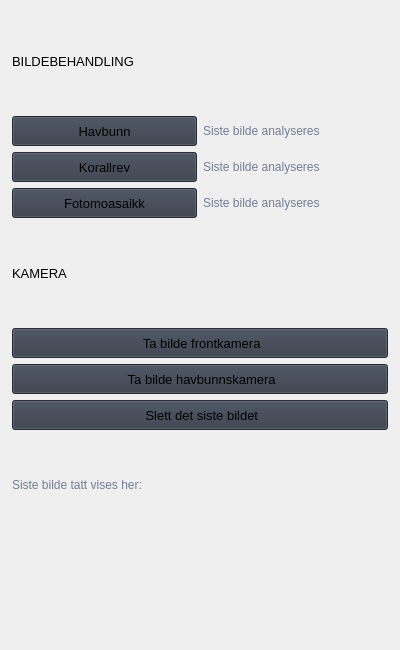
                               <widget class="QFrame" name="column3">
                                <property name="minimumSize">
                                 <size>
                                  <width>400</width>
                                  <height>650</height>
                                 </size>
                                </property>
                                <property name="maximumSize">
                                 <size>
                                  <width>350</width>
                                  <height>600</height>
                                 </size>
                                </property>
                                <property name="frameShape">
                                 <enum>QFrame::NoFrame</enum>
                                </property>
                                <property name="frameShadow">
                                 <enum>QFrame::Raised</enum>
                                </property>
                                <layout class="QVBoxLayout" name="verticalLayout_39">
                                 <property name="leftMargin">
                                  <number>12</number>
                                 </property>
                                 <property name="topMargin">
                                  <number>12</number>
                                 </property>
                                 <property name="rightMargin">
                                  <number>12</number>
                                 </property>
                                 <property name="bottomMargin">
                                  <number>12</number>
                                 </property>
                                 <item>
                                  <widget class="QLabel" name="bilde_title">
                                   <property name="font">
                                    <font>
                                     <family>Segoe UI</family>
                                     <pointsize>10</pointsize>
                                     <weight>50</weight>
                                     <italic>false</italic>
                                     <bold>false</bold>
                                    </font>
                                   </property>
                                   <property name="styleSheet">
                                    <string notr="true"/>
                                   </property>
                                   <property name="text">
                                    <string>BILDEBEHANDLING</string>
                                   </property>
                                  </widget>
                                 </item>
                                 <item>
                                  <widget class="QFrame" name="bilde_container">
                                   <property name="frameShape">
                                    <enum>QFrame::NoFrame</enum>
                                   </property>
                                   <property name="frameShadow">
                                    <enum>QFrame::Raised</enum>
                                   </property>
                                   <layout class="QGridLayout" name="gridLayout">
                                    <property name="leftMargin">
                                     <number>0</number>
                                    </property>
                                    <property name="topMargin">
                                     <number>0</number>
                                    </property>
                                    <property name="rightMargin">
                                     <number>0</number>
                                    </property>
                                    <property name="bottomMargin">
                                     <number>0</number>
                                    </property>
                                    <item row="1" column="0">
                                     <widget class="QPushButton" name="korallrev_btn">
                                      <property name="minimumSize">
                                       <size>
                                        <width>150</width>
                                        <height>30</height>
                                       </size>
                                      </property>
                                      <property name="font">
                                       <font>
                                        <family>Segoe UI</family>
                                        <pointsize>10</pointsize>
                                        <weight>50</weight>
                                        <italic>false</italic>
                                        <bold>false</bold>
                                       </font>
                                      </property>
                                      <property name="cursor">
                                       <cursorShape>PointingHandCursor</cursorShape>
                                      </property>
                                      <property name="styleSheet">
                                       <string notr="true">background-color: rgb(52, 59, 72);</string>
                                      </property>
                                      <property name="text">
                                       <string>Korallrev</string>
                                      </property>
                                     </widget>
                                    </item>
                                    <item row="1" column="1">
                                     <widget class="QLabel" name="bilde_label_3">
                                      <property name="styleSheet">
                                       <string notr="true">color: rgb(113, 126, 149);</string>
                                      </property>
                                      <property name="lineWidth">
                                       <number>1</number>
                                      </property>
                                      <property name="text">
                                       <string>Siste bilde analyseres</string>
                                      </property>
                                      <property name="alignment">
                                       <set>Qt::AlignLeading|Qt::AlignLeft|Qt::AlignVCenter</set>
                                      </property>
                                     </widget>
                                    </item>
                                    <item row="0" column="0">
                                     <widget class="QPushButton" name="havbunn_btn">
                                      <property name="minimumSize">
                                       <size>
                                        <width>150</width>
                                        <height>30</height>
                                       </size>
                                      </property>
                                      <property name="font">
                                       <font>
                                        <family>Segoe UI</family>
                                        <pointsize>10</pointsize>
                                        <weight>50</weight>
                                        <italic>false</italic>
                                        <bold>false</bold>
                                       </font>
                                      </property>
                                      <property name="cursor">
                                       <cursorShape>PointingHandCursor</cursorShape>
                                      </property>
                                      <property name="styleSheet">
                                       <string notr="true">background-color: rgb(52, 59, 72);</string>
                                      </property>
                                      <property name="text">
                                       <string>Havbunn</string>
                                      </property>
                                     </widget>
                                    </item>
                                    <item row="0" column="1">
                                     <widget class="QLabel" name="bilde_label">
                                      <property name="styleSheet">
                                       <string notr="true">color: rgb(113, 126, 149);</string>
                                      </property>
                                      <property name="lineWidth">
                                       <number>1</number>
                                      </property>
                                      <property name="text">
                                       <string>Siste bilde analyseres</string>
                                      </property>
                                      <property name="alignment">
                                       <set>Qt::AlignLeading|Qt::AlignLeft|Qt::AlignVCenter</set>
                                      </property>
                                     </widget>
                                    </item>
                                    <item row="2" column="0">
                                     <widget class="QPushButton" name="fotomoasaikk_btn">
                                      <property name="minimumSize">
                                       <size>
                                        <width>150</width>
                                        <height>30</height>
                                       </size>
                                      </property>
                                      <property name="font">
                                       <font>
                                        <family>Segoe UI</family>
                                        <pointsize>10</pointsize>
                                        <weight>50</weight>
                                        <italic>false</italic>
                                        <bold>false</bold>
                                       </font>
                                      </property>
                                      <property name="cursor">
                                       <cursorShape>PointingHandCursor</cursorShape>
                                      </property>
                                      <property name="styleSheet">
                                       <string notr="true">background-color: rgb(52, 59, 72);</string>
                                      </property>
                                      <property name="text">
                                       <string>Fotomoasaikk</string>
                                      </property>
                                     </widget>
                                    </item>
                                    <item row="2" column="1">
                                     <widget class="QLabel" name="bilde_label_2">
                                      <property name="styleSheet">
                                       <string notr="true">color: rgb(113, 126, 149);</string>
                                      </property>
                                      <property name="lineWidth">
                                       <number>1</number>
                                      </property>
                                      <property name="text">
                                       <string>Siste bilde analyseres</string>
                                      </property>
                                      <property name="alignment">
                                       <set>Qt::AlignLeading|Qt::AlignLeft|Qt::AlignVCenter</set>
                                      </property>
                                     </widget>
                                    </item>
                                   </layout>
                                  </widget>
                                 </item>
                                 <item>
                                  <widget class="QLabel" name="kamera_title">
                                   <property name="font">
                                    <font>
                                     <family>Segoe UI</family>
                                     <pointsize>10</pointsize>
                                     <weight>50</weight>
                                     <italic>false</italic>
                                     <bold>false</bold>
                                    </font>
                                   </property>
                                   <property name="styleSheet">
                                    <string notr="true"/>
                                   </property>
                                   <property name="text">
                                    <string>KAMERA</string>
                                   </property>
                                  </widget>
                                 </item>
                                 <item>
                                  <widget class="QPushButton" name="ta_bilde_frontkamera_btn">
                                   <property name="minimumSize">
                                    <size>
                                     <width>150</width>
                                     <height>30</height>
                                    </size>
                                   </property>
                                   <property name="font">
                                    <font>
                                     <family>Segoe UI</family>
                                     <pointsize>10</pointsize>
                                     <weight>50</weight>
                                     <italic>false</italic>
                                     <bold>false</bold>
                                    </font>
                                   </property>
                                   <property name="cursor">
                                    <cursorShape>PointingHandCursor</cursorShape>
                                   </property>
                                   <property name="styleSheet">
                                    <string notr="true">background-color: rgb(52, 59, 72);</string>
                                   </property>
                                   <property name="text">
                                    <string> Ta bilde frontkamera</string>
                                   </property>
                                   <property name="icon">
                                    <iconset resource="resources.qrc">
                                     <normaloff>:/images/images/camera.png</normaloff>:/images/images/camera.png</iconset>
                                   </property>
                                  </widget>
                                 </item>
                                 <item>
                                  <widget class="QPushButton" name="ta_bilde_havbunn_btn">
                                   <property name="minimumSize">
                                    <size>
                                     <width>150</width>
                                     <height>30</height>
                                    </size>
                                   </property>
                                   <property name="font">
                                    <font>
                                     <family>Segoe UI</family>
                                     <pointsize>10</pointsize>
                                     <weight>50</weight>
                                     <italic>false</italic>
                                     <bold>false</bold>
                                    </font>
                                   </property>
                                   <property name="cursor">
                                    <cursorShape>PointingHandCursor</cursorShape>
                                   </property>
                                   <property name="styleSheet">
                                    <string notr="true">background-color: rgb(52, 59, 72);</string>
                                   </property>
                                   <property name="text">
                                    <string> Ta bilde havbunnskamera</string>
                                   </property>
                                   <property name="icon">
                                    <iconset resource="resources.qrc">
                                     <normaloff>:/images/images/camera.png</normaloff>:/images/images/camera.png</iconset>
                                   </property>
                                  </widget>
                                 </item>
                                 <item>
                                  <widget class="QPushButton" name="slett_bilde_btn">
                                   <property name="minimumSize">
                                    <size>
                                     <width>150</width>
                                     <height>30</height>
                                    </size>
                                   </property>
                                   <property name="font">
                                    <font>
                                     <family>Segoe UI</family>
                                     <pointsize>10</pointsize>
                                     <weight>50</weight>
                                     <italic>false</italic>
                                     <bold>false</bold>
                                    </font>
                                   </property>
                                   <property name="cursor">
                                    <cursorShape>PointingHandCursor</cursorShape>
                                   </property>
                                   <property name="styleSheet">
                                    <string notr="true">background-color: rgb(52, 59, 72);</string>
                                   </property>
                                   <property name="text">
                                    <string> Slett det siste bildet</string>
                                   </property>
                                   <property name="icon">
                                    <iconset resource="resources.qrc">
                                     <normaloff>:/images/images/trash.png</normaloff>:/images/images/trash.png</iconset>
                                   </property>
                                  </widget>
                                 </item>
                                 <item>
                                  <widget class="QLabel" name="siste_bilde_label">
                                   <property name="styleSheet">
                                    <string notr="true">color: rgb(113, 126, 149);</string>
                                   </property>
                                   <property name="lineWidth">
                                    <number>1</number>
                                   </property>
                                   <property name="text">
                                    <string>Siste bilde tatt vises her:</string>
                                   </property>
                                   <property name="alignment">
                                    <set>Qt::AlignLeading|Qt::AlignLeft|Qt::AlignVCenter</set>
                                   </property>
                                  </widget>
                                 </item>
                                 <item>
                                  <widget class="QLabel" name="show_image">
                                   <property name="minimumSize">
                                    <size>
                                     <width>0</width>
                                     <height>0</height>
                                    </size>
                                   </property>
                                   <property name="maximumSize">
                                    <size>
                                     <width>360</width>
                                     <height>250</height>
                                    </size>
                                   </property>
                                   <property name="text">
                                    <string/>
                                   </property>
                                   <property name="pixmap">
                                    <pixmap>../../.designer/backup/images/show_image.png</pixmap>
                                   </property>
                                   <property name="scaledContents">
                                    <bool>true</bool>
                                   </property>
                                   <property name="alignment">
                                    <set>Qt::AlignCenter</set>
                                   </property>
                                   <property name="margin">
                                    <number>0</number>
                                   </property>
                                  </widget>
                                 </item>
                                </layout>
                               </widget>
